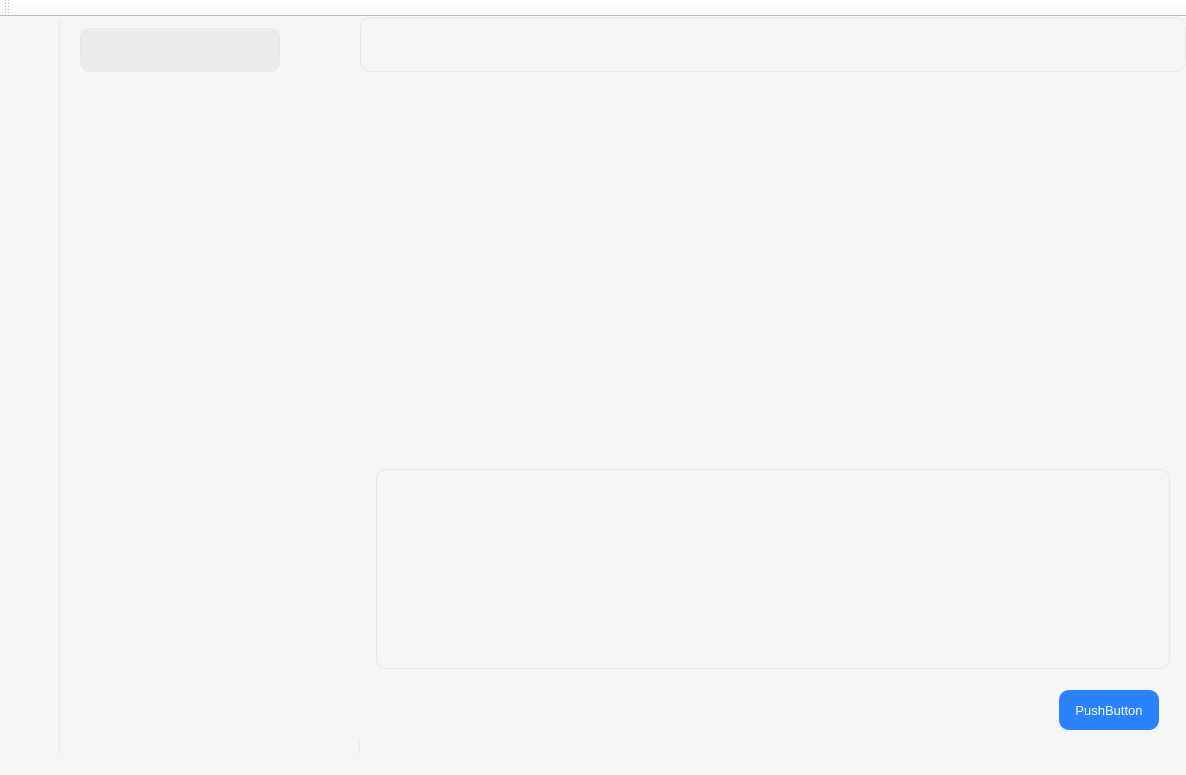
<?xml version="1.0" encoding="UTF-8"?>
<ui version="4.0">
 <class>MainWindowClass</class>
 <widget class="QMainWindow" name="MainWindowClass">
  <property name="geometry">
   <rect>
    <x>0</x>
    <y>0</y>
    <width>1186</width>
    <height>775</height>
   </rect>
  </property>
  <property name="windowTitle">
   <string>MainWindow</string>
  </property>
  <property name="styleSheet">
   <string notr="true">/* ======================
   全局 / 主窗口背景
   ====================== */
QMainWindow {
    background: #F5F6F7;
}

QWidget#centralWidget {
    background: #F5F6F7;
}

QWidget {
    background: #F5F6F7;
    color: #222;
    font-family: &quot;Microsoft YaHei&quot;;
    font-size: 13px;
}

/* 让容器类不要被 QWidget 默认背景影响（更稳） */
QFrame, QGroupBox {
    background: transparent;
}

/* ======================
   左侧 navPanel
   ====================== */
QWidget#navPanel {
    background: #F5F6F7;
    border-right: 1px solid #E9EAEC;
}

QToolButton {
    background: transparent;
    border: none;
    border-radius: 10px;
    padding: 8px;
}

QToolButton:hover {
    background: rgba(0,0,0,0.06);
}

QToolButton:pressed {
    background: rgba(0,0,0,0.10);
}

/* ======================
   中间 listPanel
   ====================== */
QWidget#listPanel {
    background: #F5F6F7;
    border-right: 1px solid #E9EAEC;
}

/* 搜索/输入框通用 */
QLineEdit {
    background: #EBEBEB;
    border: 1px solid #E6E7EA;
    border-radius: 10px;
    padding: 8px 10px;
    selection-background-color: #2A82FF;
}

QLineEdit:focus {
    border: 1px solid rgba(42,130,255,0.55);
}

/* 会话列表 */
QListWidget#chatList {
    background: transparent;
    border: none;
    outline: none;
    padding: 6px;                 /* 列表整体内边距 */
}

QListWidget#chatList::item {
    padding: 0px;
    margin: 2px 0px;
    border: none;
}

QListWidget#chatList::item:hover,
QListWidget#chatList::item:selected {
    background: transparent;   /* 选中背景由 ChatItem 自身控制 */
}

/* ======================
   右侧 chatPanel
   ====================== */
QWidget#chatPanel {
    background: #F5F6F7;
}

/* 顶部 headerBar */
QWidget#headerBar {
    background: #F5F6F7;
    border-bottom: 1px solid #E9EAEC;
}

/* 消息区：QListWidget + viewport 都强制白底，避免灰块 */
QListWidget#messageList {
    background: #F5F6F7;
    border: none;
    outline: none;
}

QListWidget#messageList::item {
    background: transparent;
    border: none;
}

QListWidget#messageList:focus {
    outline: none;
}


QWidget#ChatItemClass {
    background: transparent;
    border-radius: 10px;
}

QWidget#ChatItemClass[hover=&quot;true&quot;] {
    background: rgba(34,117,230,0.2);
}

QWidget#ChatItemClass[selected=&quot;true&quot;] {
    background: rgba(34,117,230,0.2);
}

/* 关键：viewport 才是真正绘制背景的地方 */
QListWidget#messageList QAbstractScrollArea::viewport {
    background: #F5F6F7;
}

/* 底部输入区 */
QWidget#composerBar {
    background: #F5F6F7;
    border-top: 1px solid #E9EAEC;
}

/* 在白底区域，输入框保持白底（避免被 QWidget 全局灰覆盖） */
QWidget#chatPanel QLineEdit {
    background: #F5F6F7;
}

/* 发送按钮：QQ 蓝 */
QPushButton#sendButton {
    background: #2A82FF;
    color: white;
    border: none;
    border-radius: 10px;
    padding: 8px 14px;
}

QPushButton#sendButton:hover {
    background: #2275E6;
}

QPushButton#sendButton:pressed {
    background: #1B62C7;
}

/* ======================
   滚动条（更像 QQ）
   ====================== */
QScrollBar:vertical {
    background: transparent;
    width: 10px;
    margin: 2px 2px 2px 2px;
}

QScrollBar::handle:vertical {
    background: rgba(0,0,0,0.15);
    border-radius: 5px;
    min-height: 30px;
}

QScrollBar::handle:vertical:hover {
    background: rgba(0,0,0,0.25);
}

QScrollBar::add-line:vertical,
QScrollBar::sub-line:vertical {
    height: 0px;
    background: transparent;
}

QScrollBar::add-page:vertical,
QScrollBar::sub-page:vertical {
    background: transparent;
}
</string>
  </property>
  <widget class="QWidget" name="centralWidget">
   <layout class="QHBoxLayout" name="horizontalLayout">
    <property name="spacing">
     <number>0</number>
    </property>
    <property name="leftMargin">
     <number>0</number>
    </property>
    <property name="topMargin">
     <number>0</number>
    </property>
    <property name="rightMargin">
     <number>0</number>
    </property>
    <property name="bottomMargin">
     <number>0</number>
    </property>
    <item>
     <widget class="QWidget" name="navPanel" native="true">
      <property name="minimumSize">
       <size>
        <width>60</width>
        <height>0</height>
       </size>
      </property>
      <property name="maximumSize">
       <size>
        <width>60</width>
        <height>16777215</height>
       </size>
      </property>
      <layout class="QVBoxLayout" name="verticalLayout">
       <property name="spacing">
        <number>8</number>
       </property>
       <property name="leftMargin">
        <number>8</number>
       </property>
       <property name="topMargin">
        <number>8</number>
       </property>
       <property name="rightMargin">
        <number>8</number>
       </property>
       <property name="bottomMargin">
        <number>8</number>
       </property>
       <item>
        <widget class="QToolButton" name="friendsList_toolButton">
         <property name="minimumSize">
          <size>
           <width>44</width>
           <height>44</height>
          </size>
         </property>
         <property name="maximumSize">
          <size>
           <width>44</width>
           <height>44</height>
          </size>
         </property>
         <property name="text">
          <string/>
         </property>
        </widget>
       </item>
       <item>
        <widget class="QToolButton" name="chatSession_toolButton">
         <property name="minimumSize">
          <size>
           <width>44</width>
           <height>44</height>
          </size>
         </property>
         <property name="maximumSize">
          <size>
           <width>44</width>
           <height>44</height>
          </size>
         </property>
         <property name="layoutDirection">
          <enum>Qt::LeftToRight</enum>
         </property>
         <property name="text">
          <string/>
         </property>
        </widget>
       </item>
       <item>
        <spacer name="verticalSpacer">
         <property name="orientation">
          <enum>Qt::Vertical</enum>
         </property>
         <property name="sizeHint" stdset="0">
          <size>
           <width>20</width>
           <height>40</height>
          </size>
         </property>
        </spacer>
       </item>
       <item>
        <widget class="QToolButton" name="toolButton">
         <property name="minimumSize">
          <size>
           <width>44</width>
           <height>44</height>
          </size>
         </property>
         <property name="maximumSize">
          <size>
           <width>44</width>
           <height>44</height>
          </size>
         </property>
         <property name="text">
          <string/>
         </property>
        </widget>
       </item>
      </layout>
     </widget>
    </item>
    <item>
     <widget class="QWidget" name="listPanel" native="true">
      <property name="minimumSize">
       <size>
        <width>300</width>
        <height>0</height>
       </size>
      </property>
      <property name="maximumSize">
       <size>
        <width>300</width>
        <height>16777215</height>
       </size>
      </property>
      <layout class="QVBoxLayout" name="verticalLayout_2">
       <property name="spacing">
        <number>10</number>
       </property>
       <property name="leftMargin">
        <number>0</number>
       </property>
       <property name="topMargin">
        <number>0</number>
       </property>
       <property name="rightMargin">
        <number>0</number>
       </property>
       <property name="bottomMargin">
        <number>12</number>
       </property>
       <item>
        <widget class="QWidget" name="widget_2" native="true">
         <layout class="QVBoxLayout" name="verticalLayout_3">
          <property name="leftMargin">
           <number>11</number>
          </property>
          <property name="topMargin">
           <number>11</number>
          </property>
          <property name="rightMargin">
           <number>11</number>
          </property>
          <item>
           <widget class="QWidget" name="widget" native="true">
            <property name="maximumSize">
             <size>
              <width>300</width>
              <height>16777215</height>
             </size>
            </property>
            <layout class="QHBoxLayout" name="horizontalLayout_2">
             <property name="spacing">
              <number>7</number>
             </property>
             <property name="leftMargin">
              <number>0</number>
             </property>
             <property name="topMargin">
              <number>0</number>
             </property>
             <property name="rightMargin">
              <number>0</number>
             </property>
             <property name="bottomMargin">
              <number>0</number>
             </property>
             <item>
              <widget class="QLineEdit" name="searchFriend_lineEdit">
               <property name="minimumSize">
                <size>
                 <width>0</width>
                 <height>44</height>
                </size>
               </property>
               <property name="maximumSize">
                <size>
                 <width>200</width>
                 <height>44</height>
                </size>
               </property>
              </widget>
             </item>
             <item>
              <widget class="QToolButton" name="addFriend_toolButton">
               <property name="minimumSize">
                <size>
                 <width>44</width>
                 <height>44</height>
                </size>
               </property>
               <property name="maximumSize">
                <size>
                 <width>44</width>
                 <height>44</height>
                </size>
               </property>
               <property name="text">
                <string/>
               </property>
              </widget>
             </item>
            </layout>
           </widget>
          </item>
          <item>
           <widget class="QListWidget" name="chatList">
            <property name="maximumSize">
             <size>
              <width>300</width>
              <height>16777215</height>
             </size>
            </property>
           </widget>
          </item>
         </layout>
        </widget>
       </item>
      </layout>
     </widget>
    </item>
    <item>
     <widget class="QWidget" name="chatPanel" native="true">
      <property name="minimumSize">
       <size>
        <width>600</width>
        <height>0</height>
       </size>
      </property>
      <property name="contextMenuPolicy">
       <enum>Qt::NoContextMenu</enum>
      </property>
      <layout class="QVBoxLayout" name="verticalLayout_5">
       <property name="spacing">
        <number>0</number>
       </property>
       <property name="leftMargin">
        <number>0</number>
       </property>
       <property name="topMargin">
        <number>0</number>
       </property>
       <property name="rightMargin">
        <number>0</number>
       </property>
       <property name="bottomMargin">
        <number>0</number>
       </property>
       <item>
        <widget class="QLineEdit" name="peerNameEdit">
         <property name="minimumSize">
          <size>
           <width>0</width>
           <height>55</height>
          </size>
         </property>
         <property name="maximumSize">
          <size>
           <width>16777215</width>
           <height>55</height>
          </size>
         </property>
        </widget>
       </item>
       <item>
        <widget class="QListWidget" name="messageList"/>
       </item>
       <item>
        <widget class="QWidget" name="widget_3" native="true">
         <layout class="QVBoxLayout" name="verticalLayout_4">
          <property name="spacing">
           <number>10</number>
          </property>
          <property name="leftMargin">
           <number>16</number>
          </property>
          <property name="topMargin">
           <number>12</number>
          </property>
          <property name="rightMargin">
           <number>16</number>
          </property>
          <property name="bottomMargin">
           <number>12</number>
          </property>
          <item>
           <widget class="QLineEdit" name="messageEdit">
            <property name="minimumSize">
             <size>
              <width>0</width>
              <height>200</height>
             </size>
            </property>
            <property name="maximumSize">
             <size>
              <width>16777209</width>
              <height>200</height>
             </size>
            </property>
           </widget>
          </item>
          <item>
           <widget class="QWidget" name="widget_4" native="true">
            <layout class="QHBoxLayout" name="horizontalLayout_3">
             <item>
              <spacer name="horizontalSpacer">
               <property name="orientation">
                <enum>Qt::Horizontal</enum>
               </property>
               <property name="sizeHint" stdset="0">
                <size>
                 <width>40</width>
                 <height>20</height>
                </size>
               </property>
              </spacer>
             </item>
             <item>
              <widget class="QPushButton" name="sendButton">
               <property name="minimumSize">
                <size>
                 <width>100</width>
                 <height>40</height>
                </size>
               </property>
               <property name="maximumSize">
                <size>
                 <width>100</width>
                 <height>40</height>
                </size>
               </property>
               <property name="text">
                <string>PushButton</string>
               </property>
              </widget>
             </item>
            </layout>
           </widget>
          </item>
         </layout>
        </widget>
       </item>
      </layout>
     </widget>
    </item>
   </layout>
  </widget>
  <widget class="QToolBar" name="mainToolBar">
   <attribute name="toolBarArea">
    <enum>TopToolBarArea</enum>
   </attribute>
   <attribute name="toolBarBreak">
    <bool>false</bool>
   </attribute>
  </widget>
  <widget class="QStatusBar" name="statusBar"/>
 </widget>
 <layoutdefault spacing="6" margin="11"/>
 <resources>
  <include location="../TalkyClient.qrc"/>
 </resources>
 <connections/>
</ui>
